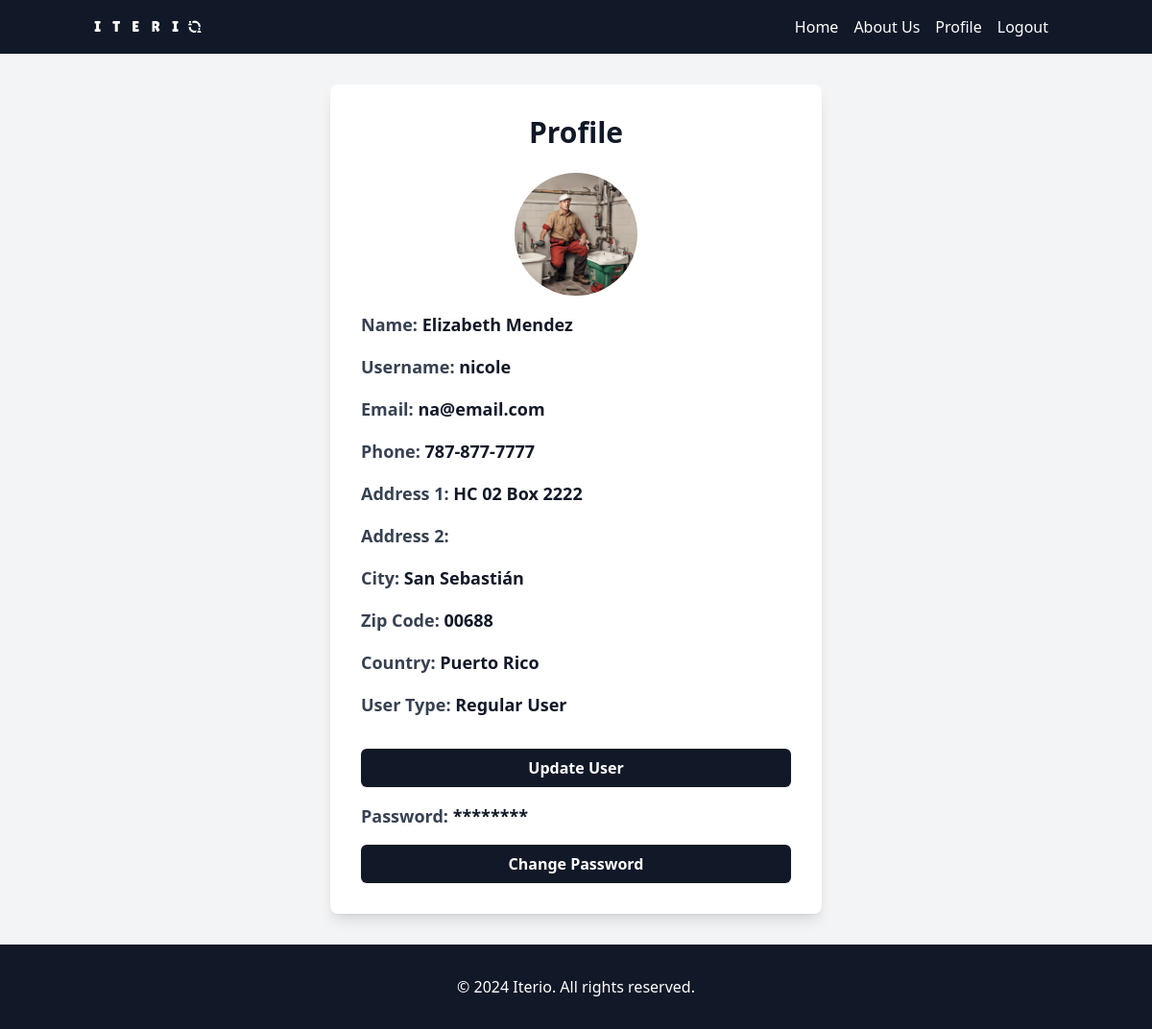
Screenshot of /profile/ (signed in) with the database file from the repository.
### iterio_app/models.py (models this page shows, shortened)
class Profile(models.Model):
    USER_CHOICES = [
        ('regular', 'Regular User'),
        ('provider', 'Service Provider'),
    ]
    PR_CITIES = [
        ('Adjuntas', 'Adjuntas'),
        ('Aguada', 'Aguada'),
        ('Aguadilla', 'Aguadilla'),
        ('Aguas Buenas', 'Aguas Buenas'),
        ('Aibonito', 'Aibonito'),
        ('Añasco', 'Añasco'),
        ('Arecibo', 'Arecibo'),
        ('Arroyo', 'Arroyo'),
        ('Barceloneta', 'Barceloneta'),
        ('Barranquitas', 'Barranquitas'),
        ('Bayamón', 'Bayamón'),
        ('Cabo Rojo', 'Cabo Rojo'),
        ('Caguas', 'Caguas'),
        ('Camuy', 'Camuy'),
        ('Canóvanas', 'Canóvanas'),
        ('Carolina', 'Carolina'),
        ('Cataño', 'Cataño'),
        ('Cayey', 'Cayey'),
        ('Ceiba', 'Ceiba'),
        ('Ciales', 'Ciales'),
        ('Cidra', 'Cidra'),
        ('Coamo', 'Coamo'),
        ('Comerío', 'Comerío'),
        ('Corozal', 'Corozal'),
        ('Culebra', 'Culebra'),
        ('Dorado', 'Dorado'),
        ('Fajardo', 'Fajardo'),
        ('Florida', 'Florida'),
        ('Guánica', 'Guánica'),
        ('Guayama', 'Guayama'),
        ('Guayanilla', 'Guayanilla'),
        ('Guaynabo', 'Guaynabo'),
        ('Gurabo', 'Gurabo'),
        ('Hatillo', 'Hatillo'),
        ('Hormigueros', 'Hormigueros'),
        ('Humacao', 'Humacao'),
        ('Isabela', 'Isabela'),
        ('Jayuya', 'Jayuya'),
        ('Juana Díaz', 'Juana Díaz'),
        ('Juncos', 'Juncos'),
        ('Lajas', 'Lajas'),
        ('Lares', 'Lares'),
        ('Las Marías', 'Las Marías'),
        ('Las Piedras', 'Las Piedras'),
        ('Loíza', 'Loíza'),
        ('Luquillo', 'Luquillo'),
        ('Manatí', 'Manatí'),
        ('Maricao', 'Maricao'),
        ('Maunabo', 'Maunabo'),
        ('Mayagüez', 'Mayagüez'),
        ('Moca', 'Moca'),
        ('Morovis', 'Morovis'),
        ('Naguabo', 'Naguabo'),
        ('Naranjito', 'Naranjito'),
        ('Orocovis', 'Orocovis'),
        ('Patillas', 'Patillas'),
        ('Peñuelas', 'Peñuelas'),
        ('Ponce', 'Ponce'),
        ('Quebradillas', 'Quebradillas'),
        ('Rincón', 'Rincón'),
        ('Río Grande', 'Río Grande'),
        ('Sabana Grande', 'Sabana Grande'),
        ('Salinas', 'Salinas'),
        ('San Germán', 'San Germán'),
        ('San Juan', 'San Juan'),
        ('San Lorenzo', 'San Lorenzo'),
        ('San Sebastián', 'San Sebastián'),
        ('Santa Isabel', 'Santa Isabel'),
        ('Toa Alta', 'Toa Alta'),
        ('Toa Baja', 'Toa Baja'),
        ('Trujillo Alto', 'Trujillo Alto'),
        ('Utuado', 'Utuado'),
        ('Vega Alta', 'Vega Alta'),
        ('Vega Baja', 'Vega Baja'),
        ('Vieques', 'Vieques'),
        ('Villalba', 'Villalba'),
        ('Yabucoa', 'Yabucoa'),
        ('Yauco', 'Yauco'),
    ]
    user = models.OneToOneField(User, on_delete=models.CASCADE)
    date_modified = models.DateTimeField(User, auto_now=True)
    phone = models.CharField(max_length=20, blank=True)
    address1 = models.CharField(max_length=200, blank=True)
    address2 = models.CharField(max_length=200, blank=True)
    city = models.CharField(max_length=200, choices=PR_CITIES, blank=True)
    zipcode = models.CharField(max_length=200, blank=True)
    country = models.CharField(max_length=200, blank=True)
    user_type = models.CharField(max_length=20, choices=USER_CHOICES, default='regular')
    profile_picture = models.ImageField(upload_to='profile_pictures', blank=True, null=True)

### iterio_app/views.py (the view)
# urls.py: path('profile/', views.profile, name='profile'),
def profile(request):
    profile = Profile.objects.get(user=request.user)
    return render(request, 'iterio_app/profile.html', {'profile': profile, 'user': request.user})

### iterio_app/templates/iterio_app/profile.html (shortened to what this page needs)
{% extends 'main.html' %}
{% load static %}
{% load static tailwind_tags %}
{% block content %}
<div class="bg-gray-100 min-h-screen flex items-center justify-center">
    <div class="max-w-lg w-full bg-white p-8 rounded-lg shadow-lg">
        <h1 class="text-3xl font-bold text-gray-900 mb-6 text-center">Profile</h1>
        <div class="space-y-4">
            <div class="text-center">
                {% if profile.profile_picture %}
                    <img src="{{ profile.profile_picture.url }}" alt="Profile Picture" class="w-32 h-32 rounded-full mx-auto">
                {% else %}
                    <img src="{% static 'images/default_profile.png' %}" alt="Default Profile Picture" class="w-32 h-32 rounded-full mx-auto">
                {% endif %}
            </div>
            <div>
                <p class="text-lg font-semibold text-gray-700">Name: <span class="text-gray-900">{{ user.first_name }} {{ user.last_name }}</span></p>
            </div>
            <div>
                <p class="text-lg font-semibold text-gray-700">Username: <span class="text-gray-900">{{ user.username }}</span></p>
            </div>
            <div>
                <p class="text-lg font-semibold text-gray-700">Email: <span class="text-gray-900">{{ user.email }}</span></p>
            </div>
            <div>
                <p class="text-lg font-semibold text-gray-700">Phone: <span class="text-gray-900">{{ profile.phone }}</span></p>
            </div>
            <div>
                <p class="text-lg font-semibold text-gray-700">Address 1: <span class="text-gray-900">{{ profile.address1 }}</span></p>
            </div>
            <div>
                <p class="text-lg font-semibold text-gray-700">Address 2: </p>
            </div>
            <div>
                <p class="text-lg font-semibold text-gray-700">City: <span class="text-gray-900">{{ profile.city }}</span></p>
            </div>
            <div>
                <p class="text-lg font-semibold text-gray-700">Zip Code: <span class="text-gray-900">{{ profile.zipcode }}</span></p>
            </div>
            <div>
                <p class="text-lg font-semibold text-gray-700">Country: <span class="text-gray-900">{{ profile.country }}</span></p>
            </div>
            <div>
                <p class="text-lg font-semibold text-gray-700">User Type:
                    <span class="text-gray-900">
                        {% if profile.user_type == 'provider' %}
                            Service Provider
                        {% else %}
                            Regular User
                        {% endif %}
                    </span>
                </p>
            </div>
        </div>
        <div class="mt-8 space-y-4">
            <a href="{% url 'update_user' %}" class="block w-full py-2 px-4 text-center bg-gray-900 text-white font-semibold rounded-md shadow-sm hover:bg-gray-500 focus:outline-none focus:ring-2 focus:ring-offset-2 focus:ring-indigo-500">
                Update User
            </a>
            <p class="text-lg font-semibold text-gray-700">Password: <span class="text-gray-900">********</span></p>
            <a href="{% url 'update_password' %}" class="block w-full py-2 px-4 text-center bg-gray-900 text-white font-semibold rounded-md shadow-sm hover:bg-gray-500 focus:outline-none focus:ring-2 focus:ring-offset-2 focus:ring-red-500">
                Change Password
            </a>
        </div>
    </div>
</div>
{% endblock %}

### templates/main.html (style rules this page uses)
html, body { height: 100%; }
body { display: flex; flex-direction: column; }

### rows the page displays
Profile: profile_picture (picture), phone "787-877-7777", address1 "HC 02 Box 2222", city "San Sebastián", zipcode "00688", country "Puerto Rico"

### other values shown
{{ user.first_name }} "Elizabeth"
{{ user.last_name }} "Mendez"
{{ user.username }} "nicole"
{{ user.email }} "na@email.com"
